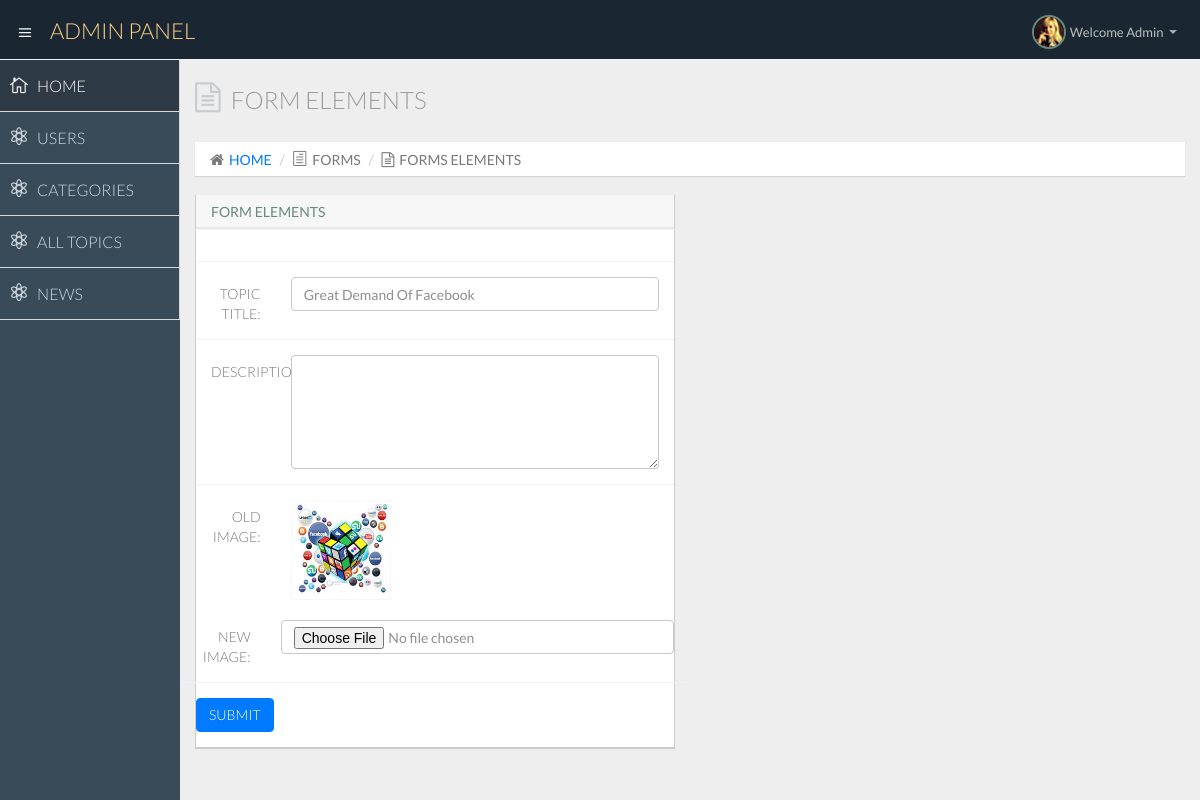
The app's page /forum/admin/updatetopic.php?id=2 with its own data.
### tables this page shows
CREATE TABLE `tbl_topics` (
  `topic_id` int(11) NOT NULL,
  `cat_id` int(11) NOT NULL,
  `topic_title` text NOT NULL,
  `topic_description` text NOT NULL,
  `topic_date` date NOT NULL,
  `topic_image` text NOT NULL,
  `topic_like_count` int(11) NOT NULL,
  `topic_dislike_count` int(11) NOT NULL
);

### forum/admin/updatetopic.php (the view, shortened to what this page needs)
<!DOCTYPE html>
<html lang="en">
  <head>
    <link href="css/bootstrap.min.css" rel="stylesheet">
    <link href="css/bootstrap-theme.css" rel="stylesheet">
    <link href="css/elegant-icons-style.css" rel="stylesheet" />
    <link href="css/font-awesome.min.css" rel="stylesheet" />
    <link href="css/style.css" rel="stylesheet">
    <link href="css/style-responsive.css" rel="stylesheet" />
  </head>
  <body>
  <section id="container" class="">
  <?php include "header.php"; ?>
   <?php   include "menu.php"; ?>
<?php
$tid=$_GET['id'];
$q="select * from tbl_topics where topic_id=".$tid;
$rs=mysql_query($q);
?>
<section id="main-content">
          <section class="wrapper">
		  <div class="row">
				<div class="col-lg-12">
					<?php
if($row=mysql_fetch_assoc($rs))
{?>
				<h3 class="page-header"><i class="fa fa-file-text-o"></i> FORM ELEMENTS</h3>
					<ol class="breadcrumb">
						<li><i class="fa fa-home"></i><a href="index.php">HOME</a></li>
						<li><i class="icon_document_alt"></i>FORMS</li>
						<li><i class="fa fa-file-text-o"></i>FORMS ELEMENTS</li>
					</ol>
				</div>
			</div>
              <div class="row">
                  <div class="col-lg-6">
                      <section class="panel">
                          <header class="panel-heading">
                             FORM ELEMENTS
                          </header>
                          <div class="panel-body">
                              <form class="form-horizontal " method="post" action="edittopic.php" enctype="multipart/form-data">
                                  <div class="form-group">
                                      <div class="col-sm-10">
					</div>
					</div>
					<div class="form-group">
                        <label class="col-sm-2 control-label">TOPIC TITLE:</label>
                       <div class="col-sm-10">
                    <input type="text" class="form-control" name="title" value="<?php echo $row['topic_title']; ?>">
					</div>
					</div>
					<div class="form-group">
                                      <label class="col-sm-2 control-label">DESCRIPTION:</label>
                                      <div class="col-sm-10">
				   <textarea rows="5" cols="10" class="form-control" name="description" > </textarea>
				</div>
				</div>
				<div class="form-group">
                        <label class="col-sm-2 control-label">OLD IMAGE:</label>
                       <div class="col-sm-10">
				 <img src="<?php echo $row['topic_image']; ?>" width="100px" height="100px" /> <br> <br>
				 </div>
				<div class="form-group">
                                      <label class="col-sm-2 control-label">NEW IMAGE:</label>
                                      <div class="col-sm-10">
									<input type="file" class="form-control" name="image" >
				</div>
				</div>
								<button type="submit" name="btn2" class="btn btn-primary">SUBMIT</button>
           </div>
<?php
}
else {
	header("location:topics.php?msg=error");
}
?>
  </section>
  </body>
</html>

### records on screen
tbl_topics: title "Great Demand Of Facebook", topic_image (picture)
